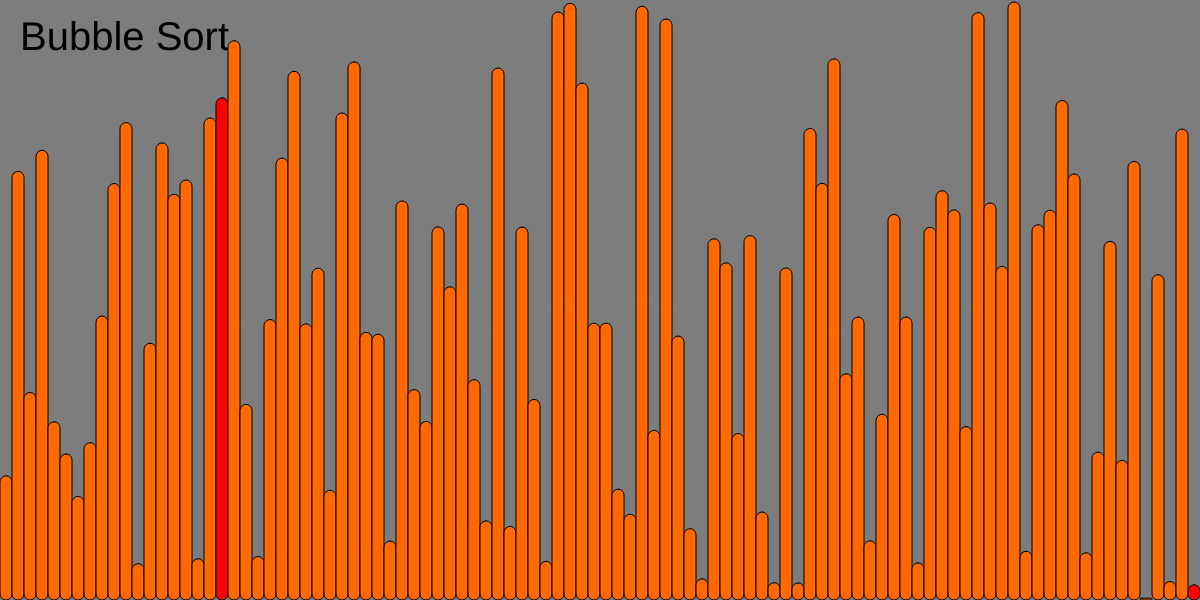
Frame 1 (no input)
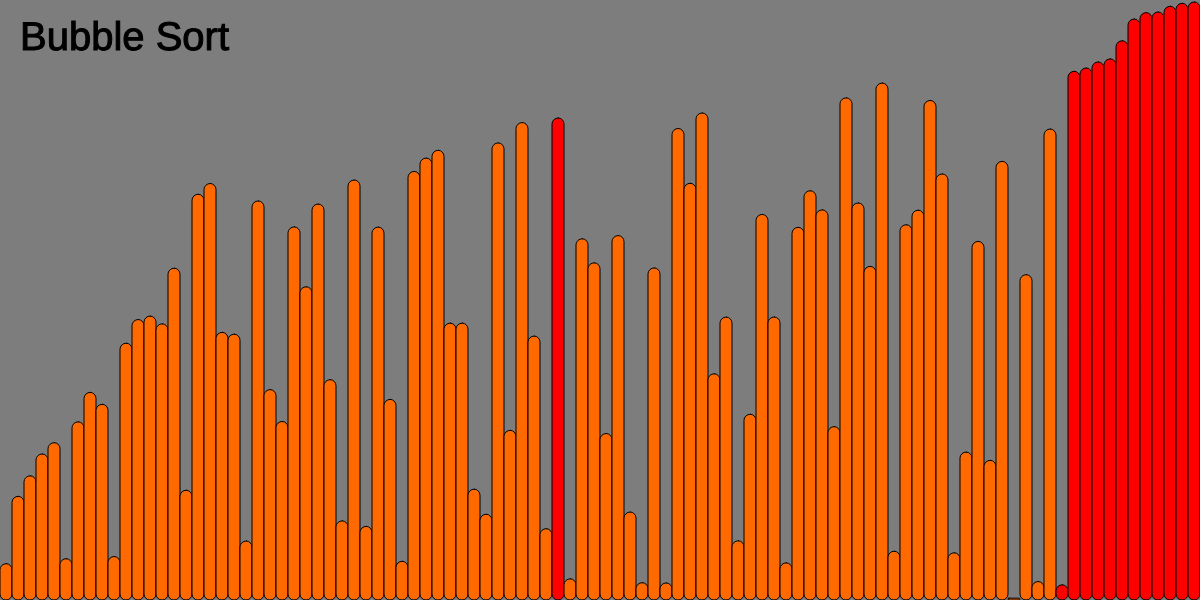
Frame 60 (no input)
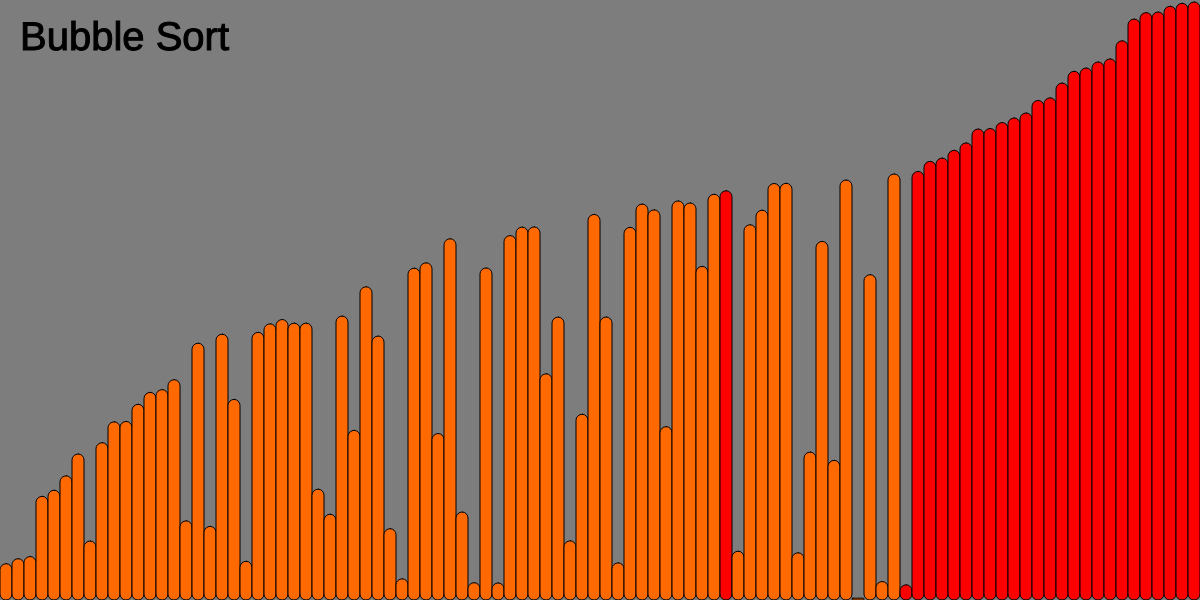
Frame 120 (the mouse pressed at the canvas centre since frame 60)

The p5.js sketch that drew these frames (run headless with seeded random() and noise() and a simulated clock; from frame 60 on, the mouse is pressed at the canvas centre):

// p5.js sketch
// ── sketch.js
// sketch.js
let values =[];
let len =100
let i =0
let j= 0
function setup() {
    createCanvas(1200, 600); // Set the size of the canvas
    for(let i = 0; i < len ; i++){
      values.push(random(height));
  }
  textSize(40);
}
  
  function draw() {
    // Set the background color
    background(125)
    fill(0);
    text('Bubble Sort', 20, 50);
    bubblesort();
    simulatesort();

  }
  
  function bubblesort(){
    if(i < len){
      
    for(let k =0 ; k<18;k++){          
      if(values[j] > values[j+1]){
        let temp = values[j]
        values[j] = values[j+1]
        values[j+1] = temp
      }
      j++
      if(j== len - i-1){
        j =0
        i ++;
      }
    }
    
  }
  else{
      noLoop();
    }
  }
  
  function simulatesort()
  { 
    
    
    for(let x = 0; x <= len;x++)
    {
      b = width/len
      stroke(0);
      if(x == j || x >= len - i-1)
        fill(255,0,0)
      else
        fill(255,105,0);
      rect(x*b,height-values[x],b,values[x],20);
    }
    
  }
  
